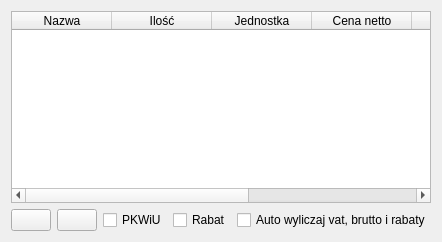
      <widget class="QWidget" name="tab_3">
       <attribute name="icon">
        <iconset resource="res/resources.qrc">
         <normaloff>:/box.png</normaloff>:/box.png</iconset>
       </attribute>
       <attribute name="title">
        <string>Towar</string>
       </attribute>
       <layout class="QGridLayout" name="gridLayout_2">
        <item row="0" column="0">
         <layout class="QVBoxLayout" name="verticalLayout">
          <item>
           <widget class="QTableWidget" name="table">
            <property name="dragEnabled">
             <bool>false</bool>
            </property>
            <property name="sortingEnabled">
             <bool>false</bool>
            </property>
            <property name="cornerButtonEnabled">
             <bool>true</bool>
            </property>
            <attribute name="verticalHeaderStretchLastSection">
             <bool>false</bool>
            </attribute>
            <column>
             <property name="text">
              <string>Nazwa</string>
             </property>
            </column>
            <column>
             <property name="text">
              <string>Ilość</string>
             </property>
            </column>
            <column>
             <property name="text">
              <string>Jednostka</string>
             </property>
            </column>
            <column>
             <property name="text">
              <string>Cena netto</string>
             </property>
            </column>
            <column>
             <property name="text">
              <string>VAT %</string>
             </property>
            </column>
            <column>
             <property name="text">
              <string>Wartość VAT</string>
             </property>
            </column>
            <column>
             <property name="text">
              <string>Wartość brutto</string>
             </property>
            </column>
           </widget>
          </item>
          <item>
           <layout class="QHBoxLayout" name="horizontalLayout_3">
            <item>
             <widget class="QPushButton" name="table_add">
              <property name="text">
               <string/>
              </property>
              <property name="icon">
               <iconset resource="res/resources.qrc">
                <normaloff>:/add.png</normaloff>:/add.png</iconset>
              </property>
              <property name="iconSize">
               <size>
                <width>16</width>
                <height>16</height>
               </size>
              </property>
             </widget>
            </item>
            <item>
             <widget class="QPushButton" name="table_remove">
              <property name="text">
               <string/>
              </property>
              <property name="icon">
               <iconset resource="res/resources.qrc">
                <normaloff>:/delete.png</normaloff>:/delete.png</iconset>
              </property>
             </widget>
            </item>
            <item>
             <widget class="QCheckBox" name="table_pkwiu">
              <property name="text">
               <string>PKWiU</string>
              </property>
             </widget>
            </item>
            <item>
             <widget class="QCheckBox" name="table_discount">
              <property name="text">
               <string>Rabat</string>
              </property>
             </widget>
            </item>
            <item>
             <widget class="QCheckBox" name="table_autoCalculate">
              <property name="text">
               <string>Auto wyliczaj vat, brutto i rabaty</string>
              </property>
             </widget>
            </item>
           </layout>
          </item>
         </layout>
        </item>
       </layout>
      </widget>
